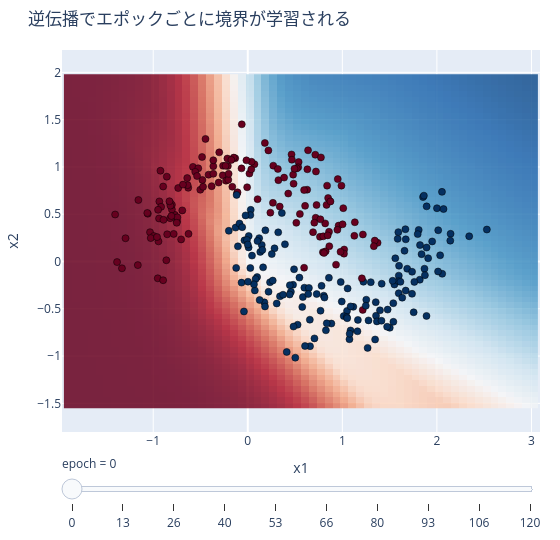

Notebook code for this chart:
### Markdown cell above
### ▶ 触って確かめる — 逆伝播が境界を学習する

ここまでの「勾配を 1 回の backward で全部得る」を、実際の学習として見ます。スライダーで**エポック**を進めると、
各ステップで逆伝播が計算した勾配でパラメータが更新され、決定境界が moons データに合っていきます。
`loss.backward()` の中身（この章のグラフ走査）が、この曲線を動かしている正体です。

### Code cell
# Backprop in action: the boundary improves as gradients (this chapter) update weights.
import plotly.io as pio

from nn_textbook import datasets, plotting

pio.renderers.default = "plotly_mimetype+notebook_connected"
Xm, ym = datasets.make_moons_dataset(n=300, noise=0.2, seed=0)
fig = plotting.plotly_decision_boundary(Xm, ym, title="逆伝播でエポックごとに境界が学習される")
fig.show()

### Figure 1 — Plotly figure (JSON) as saved in the notebook; plotly's stock layout.template omitted (floating-point values rounded to 4 significant figures; data arrays with more than 128 entries replaced by an {"elided": "..."} marker saying what was removed)
{"data": [{"colorscale": [[0.0, "rgb(103,0,31)"], [0.1, "rgb(178,24,43)"], [0.2, "rgb(214,96,77)"], [0.3, "rgb(244,165,130)"], [0.4, "rgb(253,219,199)"], [0.5, "rgb(247,247,247)"], [0.6, "rgb(209,229,240)"], [0.7, "rgb(146,197,222)"], [0.8, "rgb(67,147,195)"], [0.9, "rgb(33,102,172)"], [1.0, "rgb(5,48,97)"]], "opacity": 0.85, "showscale": false, "type": "heatmap", "x": [-1.903, -1.819, -1.735, -1.652, -1.568, -1.485, -1.401, -1.318, -1.234, -1.15, -1.067, -0.9833, -0.8997, -0.8161, -0.7325, -0.6489, -0.5654, -0.4818, -0.3982, -0.3146, -0.2311, -0.1475, -0.0639, 0.0197, 0.1032, 0.1868, 0.2704, 0.354, 0.4375, 0.5211, 0.6047, 0.6883, 0.7718, 0.8554, 0.939, 1.023, 1.106, 1.19, 1.273, 1.357, 1.44, 1.524, 1.608, 1.691, 1.775, 1.858, 1.942, 2.026, 2.109, 2.193, 2.276, 2.36, 2.443, 2.527, 2.611, 2.694, 2.778, 2.861, 2.945, 3.028], "y": [-1.517, -1.458, -1.4, -1.341, -1.282, -1.223, -1.165, -1.106, -1.047, -0.9882, -0.9294, -0.8707, -0.8119, -0.7531, -0.6943, -0.6355, -0.5768, -0.518, -0.4592, -0.4004, -0.3416, -0.2829, -0.2241, -0.1653, -0.1065, -0.0477, 0.0111, 0.0698, 0.1286, 0.1874, 0.2462, 0.305, 0.3637, 0.4225, 0.4813, 0.5401, 0.5989, 0.6577, 0.7164, 0.7752, 0.834, 0.8928, 0.9516, 1.01, 1.069, 1.128, 1.187, 1.246, 1.304, 1.363, 1.422, 1.481, 1.539, 1.598, 1.657, 1.716, 1.774, 1.833, 1.892, 1.951], "z": {"elided": "60x60 float values"}, "zmax": 1, "zmin": 0}, {"marker": {"color": {"elided": "300 int values"}, "colorscale": [[0.0, "rgb(103,0,31)"], [0.1, "rgb(178,24,43)"], [0.2, "rgb(214,96,77)"], [0.3, "rgb(244,165,130)"], [0.4, "rgb(253,219,199)"], [0.5, "rgb(247,247,247)"], [0.6, "rgb(209,229,240)"], [0.7, "rgb(146,197,222)"], [0.8, "rgb(67,147,195)"], [0.9, "rgb(33,102,172)"], [1.0, "rgb(5,48,97)"]], "line": {"color": "black", "width": 0.5}, "size": 7}, "mode": "markers", "showlegend": false, "type": "scatter", "x": {"elided": "300 float values"}, "y": {"elided": "300 float values"}}], "layout": {"height": 540, "margin": {"b": 40, "l": 50, "r": 20, "t": 50}, "sliders": [{"currentvalue": {"prefix": "epoch = "}, "steps": [{"args": [["0"], {"frame": {"duration": 0, "redraw": true}, "mode": "immediate"}], "label": "0", "method": "animate"}, {"args": [["13"], {"frame": {"duration": 0, "redraw": true}, "mode": "immediate"}], "label": "13", "method": "animate"}, {"args": [["26"], {"frame": {"duration": 0, "redraw": true}, "mode": "immediate"}], "label": "26", "method": "animate"}, {"args": [["40"], {"frame": {"duration": 0, "redraw": true}, "mode": "immediate"}], "label": "40", "method": "animate"}, {"args": [["53"], {"frame": {"duration": 0, "redraw": true}, "mode": "immediate"}], "label": "53", "method": "animate"}, {"args": [["66"], {"frame": {"duration": 0, "redraw": true}, "mode": "immediate"}], "label": "66", "method": "animate"}, {"args": [["80"], {"frame": {"duration": 0, "redraw": true}, "mode": "immediate"}], "label": "80", "method": "animate"}, {"args": [["93"], {"frame": {"duration": 0, "redraw": true}, "mode": "immediate"}], "label": "93", "method": "animate"}, {"args": [["106"], {"frame": {"duration": 0, "redraw": true}, "mode": "immediate"}], "label": "106", "method": "animate"}, {"args": [["120"], {"frame": {"duration": 0, "redraw": true}, "mode": "immediate"}], "label": "120", "method": "animate"}]}], "title": {"text": "逆伝播でエポックごとに境界が学習される"}, "width": 560, "xaxis": {"range": [-1.903, 3.028], "title": {"text": "x1"}}, "yaxis": {"range": [-1.517, 1.951], "scaleanchor": "x", "title": {"text": "x2"}}}}
